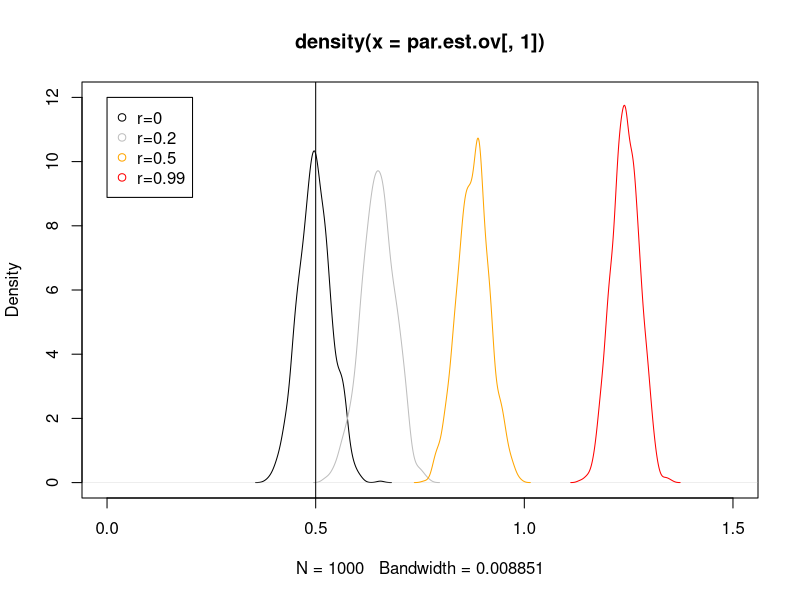

Generate this figure with R:
# **Adopted from**: 
# Monte Carlo Simulation and Resampling
# Methods for Social Science
# Authors: Thomas M. Carsey and
# Jeffrey J. Harden

# Install and load packages
# Adopted from: https://stackoverflow.com/questions/4090169/elegant-way-to-check-for-missing-packages-and-install-them
if(!require(mvtnorm)){
  install.packages("mvtnorm")
  library(mvtnorm)}

# Two examples from the book
# (a.) Omitted variable bias 
# (b.) Regression with random variables 

# **Some terminology**

# Monte Carlo simulation and the data-generating process (DGP)
# "the typical Monte Carlo simulation involves 
# drawing multiple random samples of data from 
# an assumed DGP that describes the unobserved 
# process in the larger population of how a 
# phenomenon of interest is produced" (p. 20). 

# And in the 'real world':
# "Of course, we rarely know what the true DGP 
# is in the real world—we just see the sample 
# data it produces. Most of our research is about
# trying to uncover the underlying DGP" (p. 21).

# (a.) Omitted Variable (Chapter 5.3.4) ------

# Adopted from p. 153
set.seed(37943) # Set the seed for reproducible results

reps <- 1000 # Set the number of repetitions at the top of the script

b0 <- .2 # True value for the intercept
b1 <- .5 # True value for the slopes
b2 <- .75
n <- 1000 # Sample size

# Level of IV correlation
cor.level <- c(0, .1, .2, .3, .4, .5, .6, .7, .8, .9, .99) 

# Empty matrix to store the estimates 
par.est.ov <- matrix(NA, nrow = reps, ncol = length(cor.level)) 

for(j in 1:length(cor.level)){ # Start the j loop
  for(i in 1:reps){ # Start the loop
    #i <- 1
    #j <- 1 # [sets degree of correlation ie which row/column to match. If want to do everything, just remove these two lines and the whole matrix will be filled in]
    X.corr <- matrix(c(1, cor.level[j], cor.level[j], 1), nrow = 2, ncol = 2)
    X <- rmvnorm(n, mean = c(0, 0), sigma = X.corr) # Create two correlated 
    X1 <- X[ , 1]                                   # independent variables
    X2 <- X[ , 2] # [up to here, we are just preparing data for the simulation]
    Y <- b0 + b1*X1 + b2*X2 + rnorm(n, 0, 1) # The true DGP, with N(0, 1) error [rnorm(...) adds the "stocastic error" - note determinist ontology doesn't believe this exists ie "all error is systematic. I just need a perfect model and that will rid of this" vs probabalistic ontology ie "it isn't possible to have a 1-1 perfect model, the world is not purely deterministic"]
    model <- lm(Y ~ X1) # Estimate OLS model
    par.est.ov[i, j] <- model$coef[2] # Put the estimate for the coefficient on
                                      # X1 in column j
  } # End the i loop
} # End the j loop

# Print estimates
par.est.ov

# Get mean of estimates
# True b1 is 0.5
mean(par.est.ov[ , 1]) # r=0
mean(par.est.ov[ , 2]) # r=0.1
mean(par.est.ov[ , 3]) # r=0.2
mean(par.est.ov[ , 4]) # r=0.3
mean(par.est.ov[ , 5]) # r=0.4
mean(par.est.ov[ , 6]) # r=0.5
mean(par.est.ov[ , 7]) # r=0.6
mean(par.est.ov[ , 8]) # r=0.7
mean(par.est.ov[ , 9]) # r=0.8
mean(par.est.ov[ , 10]) # r=0.9
mean(par.est.ov[ , 11]) # r=0.99 # The more the two variables covary (i.e. higher correlation), the higher the systematic error (and the further the mean is from the true value). Therefore, we want to "control" for variables which highly correlate with BOTH predictor and response variable (ie confounding/mediating/etc)

# Plot 
plot(density(par.est.ov[ , 1]), xlim=c(0,1.5), ylim=c(0,12))
lines(density(par.est.ov[ , 3]), col="gray")
lines(density(par.est.ov[ , 6]), col="orange")
lines(density(par.est.ov[ , 11]), col="red")
abline(v=b1, col="black")
legend(0, 12, # Add legend
       legend=c("r=0","r=0.2","r=0.5","r=0.99"),
       col=c("black","gray","orange","red"),
       pch=1) 

# Cross-validation (Chapter 9.3) ---------

# Cross-validation (CV):
# "the general goal is to assess the fit of a 
# statistical model based on how well it performs 
# in making predictions of “new” observations" (p.344).

# "Because researchers rarely have multiple data 
# sets to employ, CV involves partitioning the 
# one data set a researcher has such that the 
# model is fit on one portion of the sample 
# (often called the “training” or “estimation” data) 
# and evaluated on another portion “testing” or 
# “evaluation” data)" (p. 244-245).

# Overfitting: 
# "As a result, CV helps guard against overfitting 
# the model to the particular sample of data at hand" (p. 345). 

# "any sample of data is made up of “signal” (systematic),
# which reflects the true relationship between
# variables in the DGP that is present in all samples, 
# and its own unique oddities, which we often label 
# “noise” (stochastic)" (p. 345). 

# "However, this noise can also “masquerade” as signal (p. 345). 

# Adopted from p. 345
set.seed(843749) # Set the seed for reproducible results

# Create correlation matrix, (r=0)
rand.vcv <- matrix(0, nrow = 20, ncol = 20) 
diag(rand.vcv) <- 1 

# Create 20 uncorrelated variables 
rand.data <- as.data.frame(rmvnorm(1000, mean = rep(0, times = 20),
 sigma = rand.vcv))

# Rename columns
colnames(rand.data) <- c("y", "x1", "x2", "x3", "x4", "x5", "x6", "x7", 
 "x8", "x9", "x10", "x11", "x12", "x13", "x14", "x15", "x16", "x17",
 "x18", "x19")

# Estimate model
rand.model <- lm(y~ x1 + x2 + x3 + x4 + x5 + x6 + x7 + x8 + x9 + x10 +
 x11 + x12 + x13 + x14 + x15 + x16 + x17 + x18 + x19, data = rand.data)
summary(rand.model)

# "Of the 20 estimated parameters (intercept and 19 slope coefficients), 
# exactly one of them, x3, is statistically significant 
# at the 0.05 level. This is despite the fact that 
# we know in the true DGP there is no covariance between 
# y and x3. However, this is not a surprising result. 
# By the very definition of a p value, we know that 
# under the null hypothesis such an estimate should 
# appear about 5% of the time" (p. 346). 

# What we see in this example is a case in which 
# the stochastic component of the model (noise) 
# happened by chance to produce a statistically 
# significant estimate. There is nothing systematic 
# that connects y and x3. Rather, the result is 
# just an odd quirk of this particular sample of data" (p. 347).

# "Thus, it is easy to be tricked into thinking 
# that a significant estimate automatically implies
# that something systematic is going on. CV is one 
# way of guarding against that problem" (p. 347).

# How to implement CV? --> Next term 

